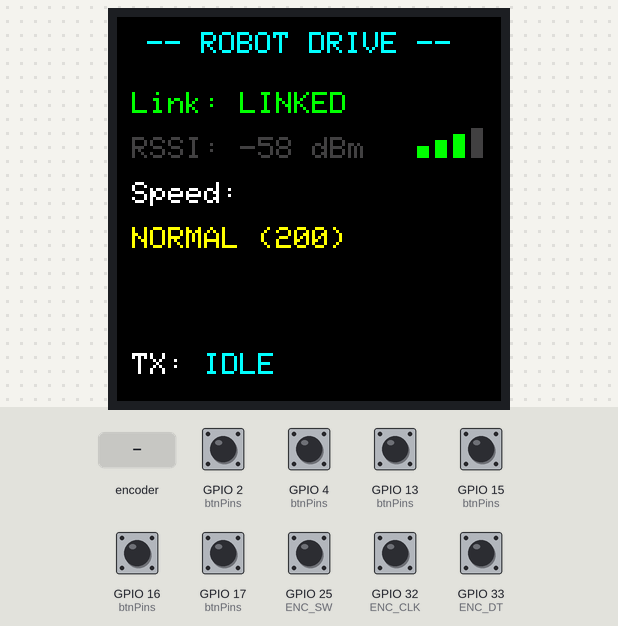
Recording of a sketch running on a simulated ESP32. Shown: 128×128 colour display. The test bench sets the inputs (shaded band); at power-on: GPIO 2 (btnPins), GPIO 4 (btnPins), GPIO 13 (btnPins), GPIO 15 (btnPins), GPIO 16 (btnPins), GPIO 17 (btnPins), GPIO 25 (ENC_SW), GPIO 32 (ENC_CLK), GPIO 33 (ENC_DT) HIGH. WiFi joins after 1.5 s; servers stay silent unless stated; uploads are accepted with an empty reply.

Above: at 2.6 s.
2.7 s: GPIO 4 (btnPins) pulled LOW for 0.15 s
At 3.9 s:
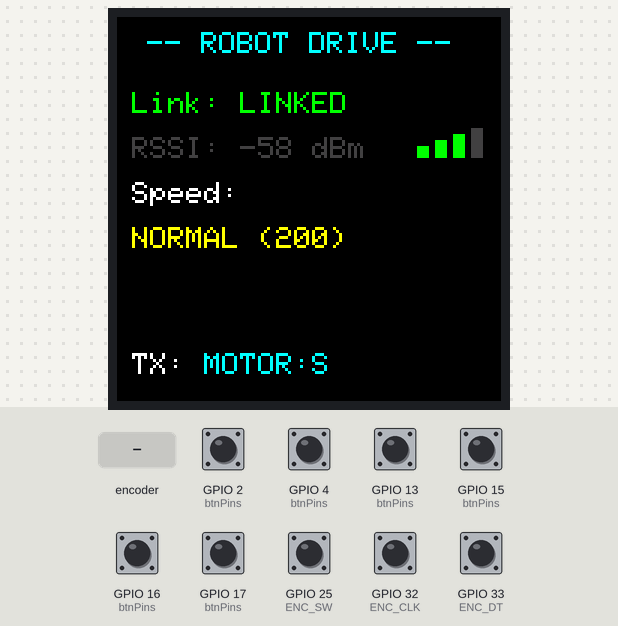
4.6 s: GPIO 16 (btnPins) pulled LOW for 0.15 s
6.5 s: GPIO 17 (btnPins) pulled LOW for 0.15 s
8.4 s: rotary encoder on GPIO 32 (ENC_CLK) / GPIO 33 (ENC_DT) turned 1 step (first pin leading)
At 9.2 s:
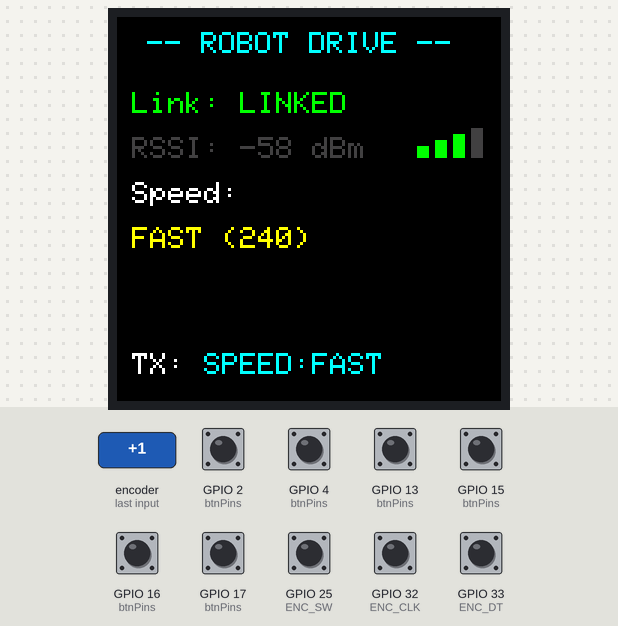
10.1 s: GPIO 2 (btnPins) pulled LOW for 0.15 s
At 11.5 s:
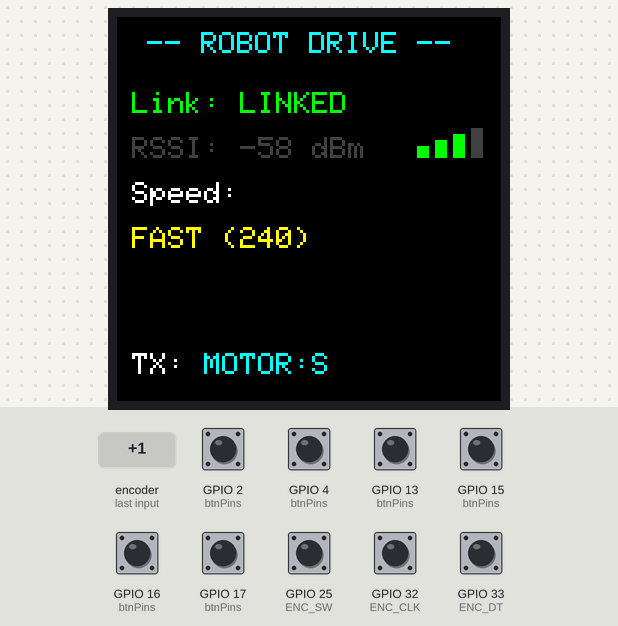
11.8 s: GPIO 15 (btnPins) pulled LOW for 0.15 s
At 12.6 s:
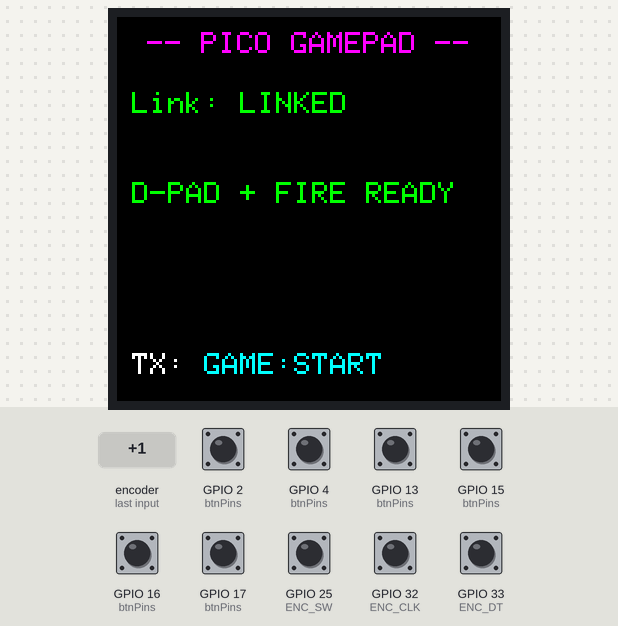
Timing chart, 0 to 14.5 s (numbered marks = the images above; inputs shaded):
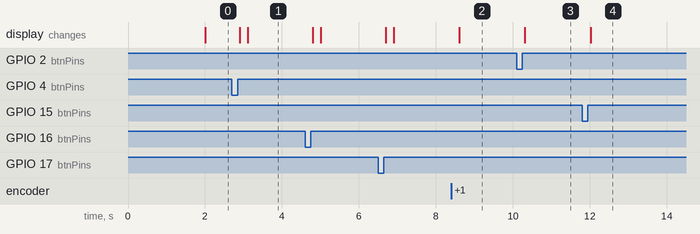

The sketch:

BuddyBot_ESP32_Remote.ino
```cpp
/*
 * BuddyBot ESP32-WROOM Multi-Mode Remote Control  V2
 * Hardware: Keyestudio KS0413 ESP32 + XC3726 OLED + XC3736 Encoder + 6 Buttons
 * Dual Profile: Robot Drive Mode <-> Pico W Game Controller Mode
 *
 * Auto-connects to Pico W softAP "BuddyBot-RC" on 192.168.4.1
 * No router needed — direct ESP32 → Pico W link.
 *
 * V2 fixes:
 *   - Auto-connect to Pico W softAP (fixed SSID/pass/IP)
 *   - Button RELEASE sends MOTOR:S (auto-stop when you let go)
 *   - Per-button debounce (no shared timer blocking inputs)
 *   - WiFi reconnect with exponential backoff
 *   - Connection status on OLED with signal strength
 */

#include <WiFi.h>
#include <HTTPClient.h>
#include <Adafruit_GFX.h>
#include <Adafruit_SSD1351.h>
#include <SPI.h>

// ── Auto-connect to Pico W softAP (matches RC_AP_SSID/RC_AP_PASS in PicoW_Dash) ──
const char* ssid     = "BuddyBot-RC";
const char* password = "BuddyBot2025";
const String robotIP = "192.168.4.1";   // Pico W softAP gateway — always this IP
// ── XC3726 1.54" Color OLED (SSD1351 SPI) ───────────────────────────────────
#define SCREEN_WIDTH  128
#define SCREEN_HEIGHT 128
#define OLED_CS_PIN    5
#define OLED_DC_PIN   21
#define OLED_RST_PIN  22

Adafruit_SSD1351 tft = Adafruit_SSD1351(SCREEN_WIDTH, SCREEN_HEIGHT, &SPI, OLED_CS_PIN, OLED_DC_PIN, OLED_RST_PIN);

// ── RGB565 Palette ──────────────────────────────────────────────────────────
#define COL_BG      0x0000
#define COL_CYAN    0x07FF
#define COL_GREEN   0x07E0
#define COL_RED     0xF800
#define COL_YELLOW  0xFFE0
#define COL_MAGENTA 0xF81F
#define COL_WHITE   0xFFFF
#define COL_DGRAY   0x4208
#define COL_ORANGE  0xFD00

// ── XC3736 Rotary Encoder ───────────────────────────────────────────────────
#define ENC_CLK 32
#define ENC_DT  33
#define ENC_SW  25

// ── 6x Tactile Buttons ─────────────────────────────────────────────────────
#define BTN_FWD   13   // D-Pad Up
#define BTN_BWD    4   // D-Pad Down
#define BTN_LEFT  16   // D-Pad Left
#define BTN_RIGHT 17   // D-Pad Right
#define BTN_STOP   2   // Fire / E-Stop
#define BTN_MODE  15   // Profile Toggle
const uint8_t btnPins[] = {BTN_FWD, BTN_BWD, BTN_LEFT, BTN_RIGHT, BTN_STOP, BTN_MODE};
#define NUM_BTNS 6

// ── Per-button debounce state (fixes shared-timer missed inputs) ────────────
bool     btnState[NUM_BTNS]     = {false};  // true = currently pressed
uint32_t btnDebounce[NUM_BTNS]  = {0};
#define  DEBOUNCE_MS  60

// ── Operating modes ─────────────────────────────────────────────────────────
enum OpMode { MODE_DRIVE, MODE_GAME };
OpMode mode = MODE_DRIVE;

// Drive mode: button press sends command, button RELEASE sends MOTOR:S
const char* driveCmds[] = {"MOTOR:F","MOTOR:B","MOTOR:L","MOTOR:R","MOTOR:S",""};
// Game mode: button press sends command (no auto-stop needed)
const char* gameCmds[]  = {"GAME:UP","GAME:DOWN","GAME:LEFT","GAME:RIGHT","GAME:FIRE",""};

// ── Speed control via encoder ───────────────────────────────────────────────
int  lastClk;
int  speedIdx = 1;
const char* speedCmds[]   = {"SPEED:SLOW","SPEED:NORMAL","SPEED:FAST"};
const char* speedLabels[] = {"SLOW (130)","NORMAL (200)","FAST (240)"};

// ── Display state ───────────────────────────────────────────────────────────
String lastCmd = "IDLE";
bool   wifiWasConnected = false;
uint32_t lastWifiCheck  = 0;
uint32_t reconnectDelay = 2000;
// ═══════════════════════════════════════════════════════════════════════════
void setup() {
  Serial.begin(115200);
  for (int i = 0; i < NUM_BTNS; i++) pinMode(btnPins[i], INPUT_PULLUP);
  pinMode(ENC_CLK, INPUT);
  pinMode(ENC_DT,  INPUT);
  pinMode(ENC_SW,  INPUT_PULLUP);
  lastClk = digitalRead(ENC_CLK);

  tft.begin();
  tft.fillScreen(COL_BG);
  tft.setRotation(0);
  drawUI();

  WiFi.mode(WIFI_STA);
  WiFi.begin(ssid, password);
  drawStatus("CONNECTING...", COL_YELLOW);
}

void loop() {
  handleWiFi();
  readEncoder();
  readButtons();
}

// ═══════════════════════════════════════════════════════════════════════════
//  WiFi — auto-connect with exponential backoff
// ═══════════════════════════════════════════════════════════════════════════
void handleWiFi() {
  if (millis() - lastWifiCheck < 1000) return;
  lastWifiCheck = millis();

  bool connected = (WiFi.status() == WL_CONNECTED);
  if (connected && !wifiWasConnected) {
    wifiWasConnected = true;
    reconnectDelay = 2000;
    drawStatus("LINKED", COL_GREEN);
    int rssi = WiFi.RSSI();
    drawSignal(rssi);
  } else if (!connected && wifiWasConnected) {
    wifiWasConnected = false;
    drawStatus("LOST — RETRY", COL_RED);
  }
  if (!connected) {
    static uint32_t lastReconnect = 0;
    if (millis() - lastReconnect > reconnectDelay) {
      lastReconnect = millis();
      WiFi.disconnect();
      WiFi.begin(ssid, password);
      drawStatus("RECONNECTING", COL_YELLOW);
      reconnectDelay = min(reconnectDelay * 2, 30000UL);
    }
  }
}
// ═══════════════════════════════════════════════════════════════════════════
//  Buttons — per-button debounce + auto-stop on release (Drive mode)
// ═══════════════════════════════════════════════════════════════════════════
void readButtons() {
  uint32_t now = millis();
  for (int i = 0; i < NUM_BTNS; i++) {
    if (now - btnDebounce[i] < DEBOUNCE_MS) continue;
    bool pressed = (digitalRead(btnPins[i]) == LOW);
    if (pressed == btnState[i]) continue;   // no change
    btnDebounce[i] = now;
    btnState[i] = pressed;

    if (i == 5) {   // BTN_MODE — toggle on press only
      if (pressed) {
        mode = (mode == MODE_DRIVE) ? MODE_GAME : MODE_DRIVE;
        sendCmd(mode == MODE_GAME ? "GAME:START" : "GAME:EXIT");
        drawUI();
      }
      continue;
    }

    if (pressed) {
      // Button DOWN — send the appropriate command
      sendCmd(mode == MODE_DRIVE ? driveCmds[i] : gameCmds[i]);
    } else if (mode == MODE_DRIVE && i < 4) {
      // Button UP in drive mode — auto-stop (buttons 0-3 are direction)
      sendCmd("MOTOR:S");
    }
  }
}

// ═══════════════════════════════════════════════════════════════════════════
//  Rotary Encoder — speed in Drive, scroll/paddle in Game
// ═══════════════════════════════════════════════════════════════════════════
void readEncoder() {
  int clk = digitalRead(ENC_CLK);
  if (clk != lastClk && clk == LOW) {
    bool cw = (digitalRead(ENC_DT) != clk);
    if (mode == MODE_DRIVE) {
      speedIdx = constrain(speedIdx + (cw ? 1 : -1), 0, 2);
      sendCmd(speedCmds[speedIdx]);
      drawSpeedLabel();
    } else {
      sendCmd(cw ? "GAME:ENC_CW" : "GAME:ENC_CCW");
    }
  }
  lastClk = clk;

  // Encoder click
  static uint32_t encDebounce = 0;
  if (digitalRead(ENC_SW) == LOW && millis() - encDebounce > DEBOUNCE_MS) {
    encDebounce = millis();
    sendCmd(mode == MODE_DRIVE ? "MOTOR:S" : "GAME:SELECT");
  }
}
// ═══════════════════════════════════════════════════════════════════════════
//  HTTP command sender — fire-and-forget, 200ms timeout
// ═══════════════════════════════════════════════════════════════════════════
void sendCmd(const char* cmd) {
  if (WiFi.status() != WL_CONNECTED || !cmd || !cmd[0]) return;
  HTTPClient http;
  String url = "http://" + robotIP + "/cmd?c=" + cmd;
  http.begin(url);
  http.setTimeout(200);
  int code = http.GET();
  http.end();
  if (code > 0) {
    lastCmd = cmd;
    drawLastCmd();
  }
}

// ═══════════════════════════════════════════════════════════════════════════
//  OLED Display
// ═══════════════════════════════════════════════════════════════════════════
void drawUI() {
  tft.fillScreen(COL_BG);
  tft.setTextSize(1);
  if (mode == MODE_DRIVE) {
    tft.setTextColor(COL_CYAN);
    tft.setCursor(10, 5); tft.print("-- ROBOT DRIVE --");
    tft.setTextColor(COL_WHITE);
    tft.setCursor(5, 55); tft.print("Speed:");
    drawSpeedLabel();
  } else {
    tft.setTextColor(COL_MAGENTA);
    tft.setCursor(10, 5); tft.print("-- PICO GAMEPAD --");
    tft.setTextColor(COL_GREEN);
    tft.setCursor(5, 55); tft.print("D-PAD + FIRE READY");
  }
  drawStatus(wifiWasConnected ? "LINKED" : "SEARCHING", wifiWasConnected ? COL_GREEN : COL_YELLOW);
  drawLastCmd();
}
void drawStatus(const char* msg, uint16_t col) {
  tft.fillRect(0, 25, 128, 12, COL_BG);
  tft.setTextSize(1); tft.setTextColor(col);
  tft.setCursor(5, 25); tft.print("Link: "); tft.print(msg);
}

void drawSpeedLabel() {
  tft.fillRect(5, 70, 120, 12, COL_BG);
  tft.setTextSize(1); tft.setTextColor(COL_YELLOW);
  tft.setCursor(5, 70); tft.print(speedLabels[speedIdx]);
}

void drawLastCmd() {
  tft.fillRect(0, 110, 128, 18, COL_BG);
  tft.setTextSize(1); tft.setTextColor(COL_WHITE);
  tft.setCursor(5, 112); tft.print("TX: ");
  tft.setTextColor(COL_CYAN);
  tft.print(lastCmd);
}

void drawSignal(int rssi) {
  tft.fillRect(0, 40, 128, 12, COL_BG);
  tft.setTextSize(1); tft.setTextColor(COL_DGRAY);
  tft.setCursor(5, 40);
  tft.print("RSSI: "); tft.print(rssi); tft.print(" dBm");
  // Simple bar
  int bars = rssi > -50 ? 4 : rssi > -65 ? 3 : rssi > -75 ? 2 : 1;
  for (int b = 0; b < 4; b++) {
    uint16_t c = (b < bars) ? COL_GREEN : COL_DGRAY;
    tft.fillRect(100 + b * 6, 43 - b * 2, 4, 4 + b * 2, c);
  }
}
```

Measured:
- after the input at 2.7 s, the display: first changes after 0.20 s (image 1 shows a later state)
- after the input at 8.4 s, the display: changes after 0.20 s (image 2)
- after the input at 10.1 s, the display: changes after 0.20 s (image 3)
- after the input at 11.8 s, the display: changes after 0.23 s (image 4)
